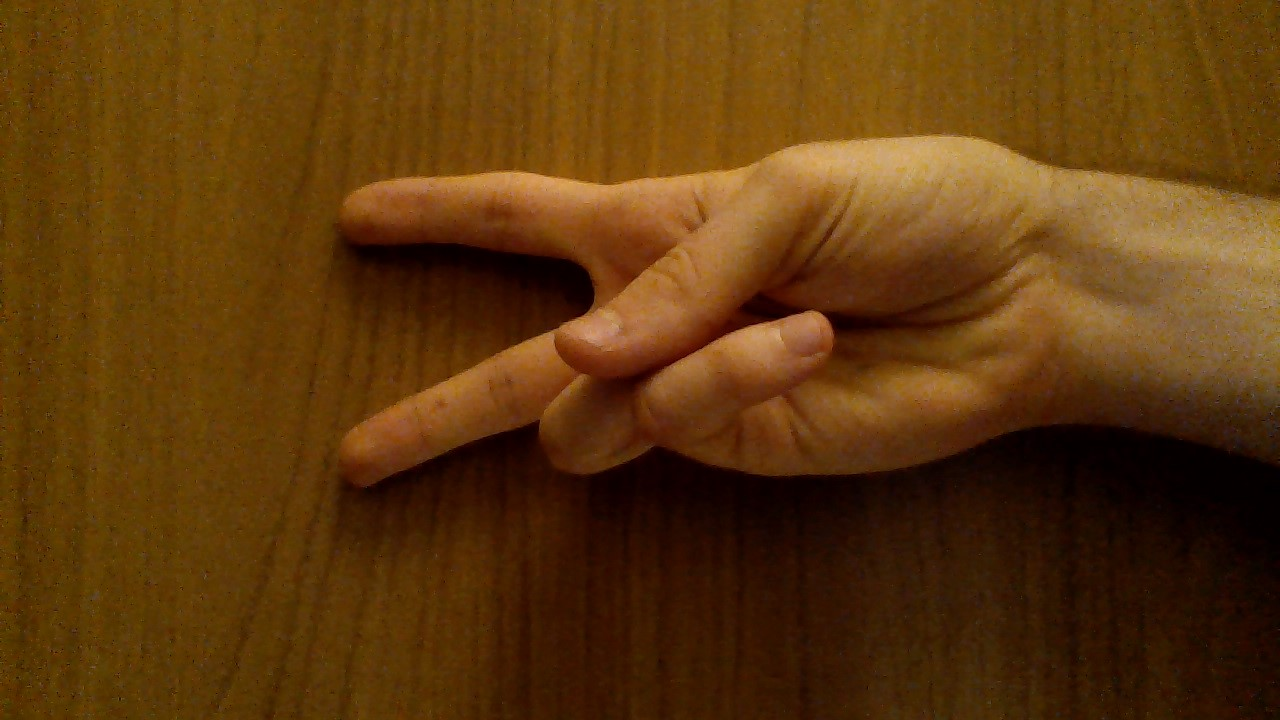
#> input picture praca_dyplomowa/rys/bs/img.jpg, 1280 x 720 px, given in place of the camera
$ python getter.py   (older library calls are emulated)
#> lines starting #> are read from the running program, lines starting #| are printed output that depends on the picture
### knn_real_time/detector.py
import cv2
import numpy as np

from pathlib import Path

import x_y_size
import black_white_pixels

k = 1

# [12 lines left out: function crop_minAreaRect, not called in this run]

def do(img):
  #gray = cv2.cvtColor(img, cv2.COLOR_BGR2GRAY)

  cv2.imwrite('gestures/' + str(0) + '.bmp', img)

  #retval, thresh_gray = cv2.threshold(gray, thresh=100, maxval=255, type=cv2.THRESH_BINARY)

  image, contours, hierarchy = cv2.findContours(img,cv2.RETR_LIST, cv2.CHAIN_APPROX_SIMPLE)

  mx_rect = (0,0,0,0)
  mx_area = 0

  for cont in contours:
    arect = cv2.minAreaRect(cont)
    area = arect[1][0]*arect[1][1]
    if area > mx_area:
      mx_rect, mx_area = arect, area

  if mx_rect == (0, 0, 0, 0):
    return None
  # Output to files
  roi = crop_minAreaRect(img, mx_rect)
  #cv2.imwrite('gestures/' + str(0) + '.bmp', roi)

  return (black_white_pixels.cal(roi), x_y_size.cal(roi))


### knn_real_time/cleaner.py
import cv2
import numpy as np
import detector

from pathlib import Path

def do(img):
	kernel = np.ones((35,35),np.uint8)
	closing = cv2.morphologyEx(img, cv2.MORPH_CLOSE, kernel)
	opening = cv2.morphologyEx(closing, cv2.MORPH_OPEN, kernel)

	return detector.do(opening)


### knn_real_time/getter.py
import numpy as np
import cv2
import time
import matplotlib.pyplot as plt
import cleaner
import knn

#cap = cv2.VideoCapture('paper.mp4')
cap = cv2.VideoCapture(0)

#fgbg = cv2.createBackgroundSubtractorMOG2(0, 10, False)
#fgbg = cv2.createBackgroundSubtractorMOG2(300, 32, False)

fgbg = cv2.createBackgroundSubtractorKNN(300, 8, False)

kernel = cv2.getStructuringElement(cv2.MORPH_ELLIPSE,(5,5))
kernel2 = cv2.getStructuringElement(cv2.MORPH_ELLIPSE,(10,10))

i = 0;
kk = 1;

while True:
    ret, frame = cap.read()
#> frame is the input picture: shape (720, 1280, 3); mean B, G, R 13, 56.4, 94

    #frame = cv2.GaussianBlur(frame, (5,5), 0)

    frame = cv2.flip(frame, flipCode=1)
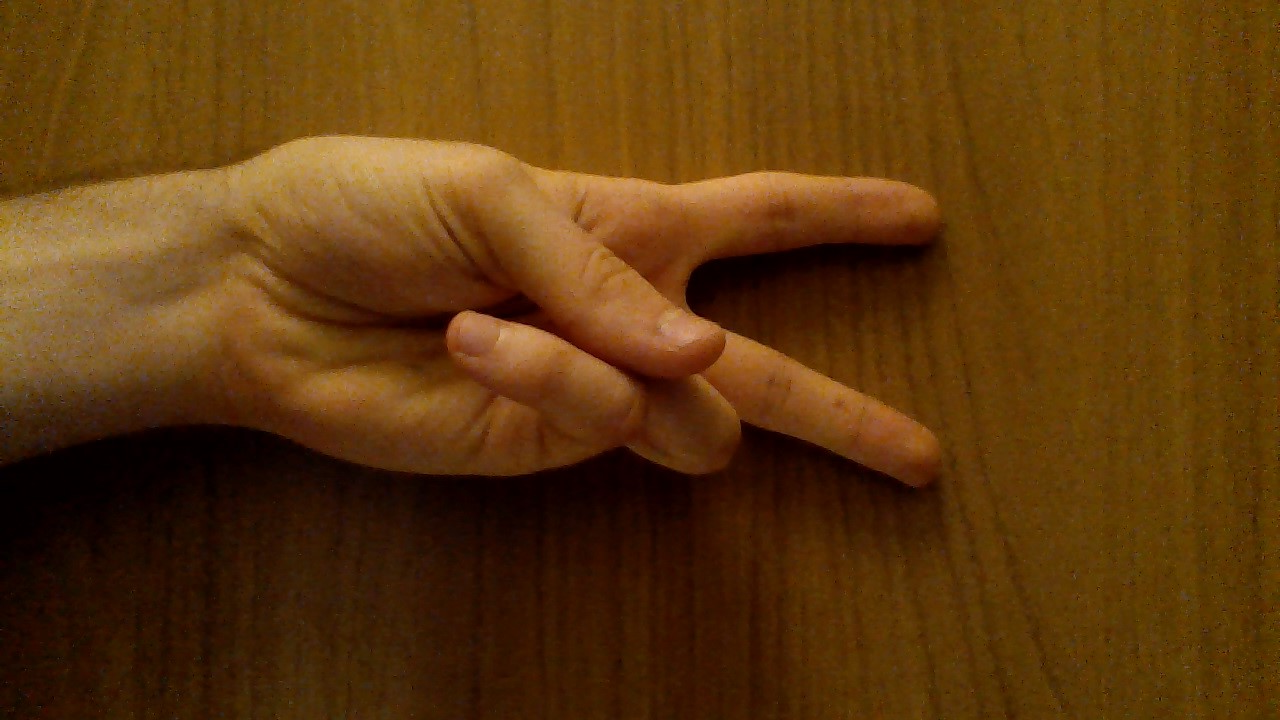
#> frame: shape (720, 1280, 3); mean B, G, R 13, 56.4, 94

    hsv = cv2.cvtColor(frame, cv2.COLOR_BGR2HSV)
#> hsv: shape (720, 1280, 3); mean H, S, V 15.9, 229, 94
    lower_red = np.array([98,50,20])
    upper_red = np.array([130,255,255])
    mask = cv2.inRange(hsv, lower_red, upper_red)
#> mask: shape (720, 1280); every value is 0

    frame = cv2.cvtColor(frame, cv2.COLOR_BGR2GRAY)
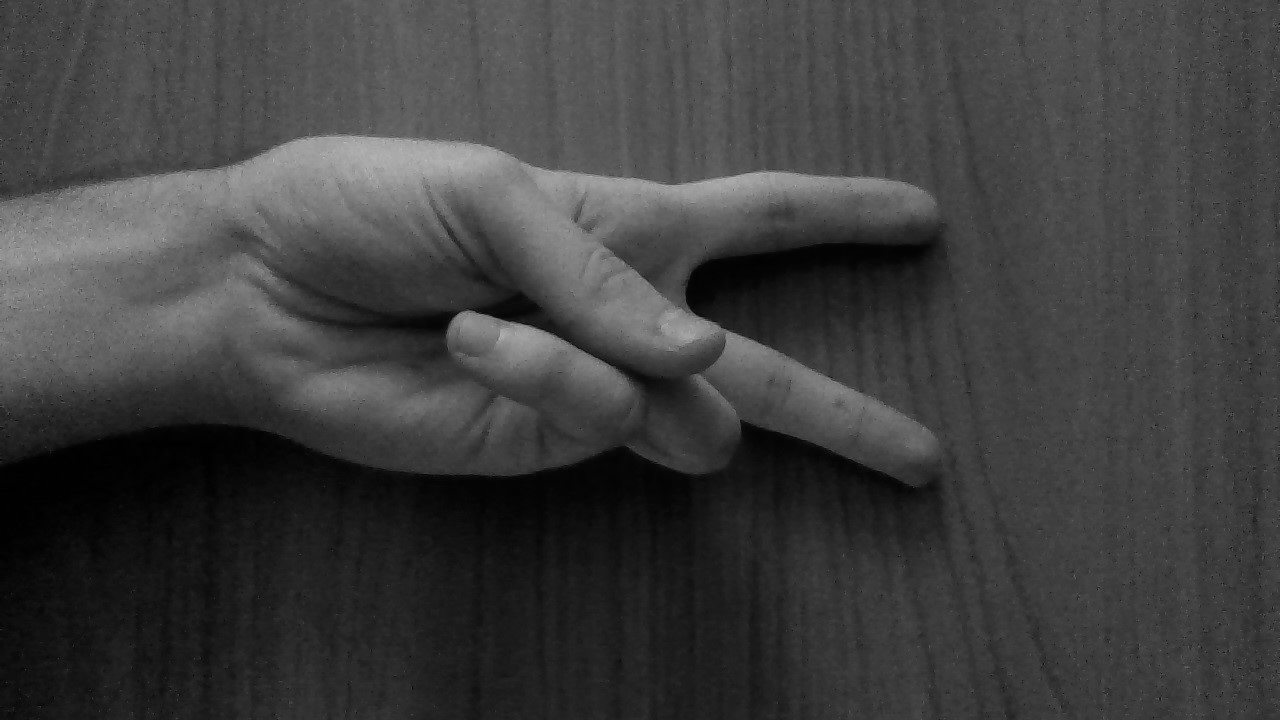
#> frame: shape (720, 1280); min 0, max 187, mean 62.7

    fgmask = fgbg.apply(frame)
#> fgmask: shape (720, 1280); every value is 255

    fgmask = cv2.morphologyEx(fgmask, cv2.MORPH_OPEN, kernel)

    #fgmask = cv2.filter2D(fgmask,-1,kernel)
    #fgmask = cv2.dilate(fgmask,kernel,iterations = 1)

    fgmask = cv2.morphologyEx(fgmask, cv2.MORPH_CLOSE, kernel2)

    res = cv2.bitwise_and(fgmask,mask)

    cv2.imshow("frame", res)

    k = cv2.waitKey(1) & 0xFF
#> (key q is pressed here)

	#if k == ord('a'):
    feature = cleaner.do(res)
#> in do, `image, contours, hierarchy = cv2.findContours(img,cv2.RETR_LIST, cv2.C..`: contours = []
#> after the loop in do, `for cont in contours:`: mx_area = 0; mx_rect = (0, 0, 0, 0)

    if feature != None:
        knn.main(float(feature[0]), float(feature[1]))

    if k == ord('q'):
        break

    time.sleep(0.2)

cap.release()
cv2.destroyAllWindows()

$ run again, on praca_dyplomowa/rys/bs/tlo.jpg
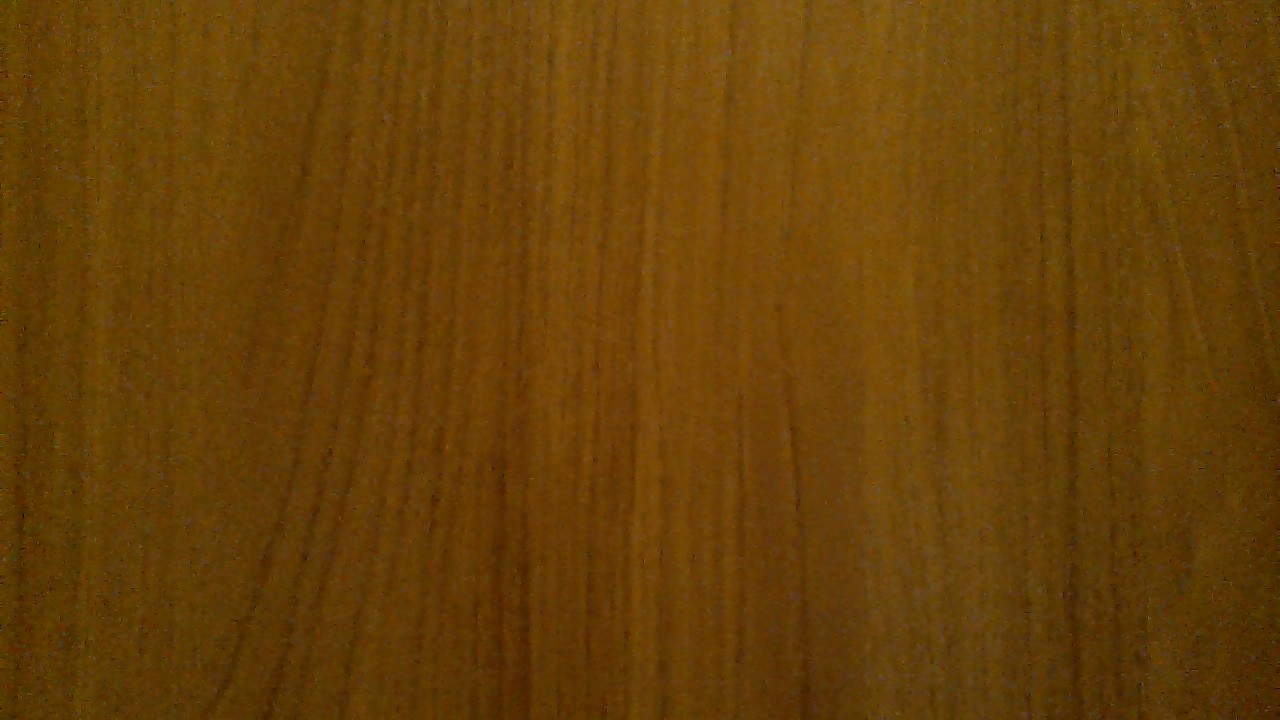
#> input picture praca_dyplomowa/rys/bs/tlo.jpg, 1280 x 720 px, given in place of the camera
#> frame is the input picture: shape (720, 1280, 3); mean B, G, R 7.4, 64.1, 102.7
#> `frame = cv2.flip(frame, flipCode=1)`:
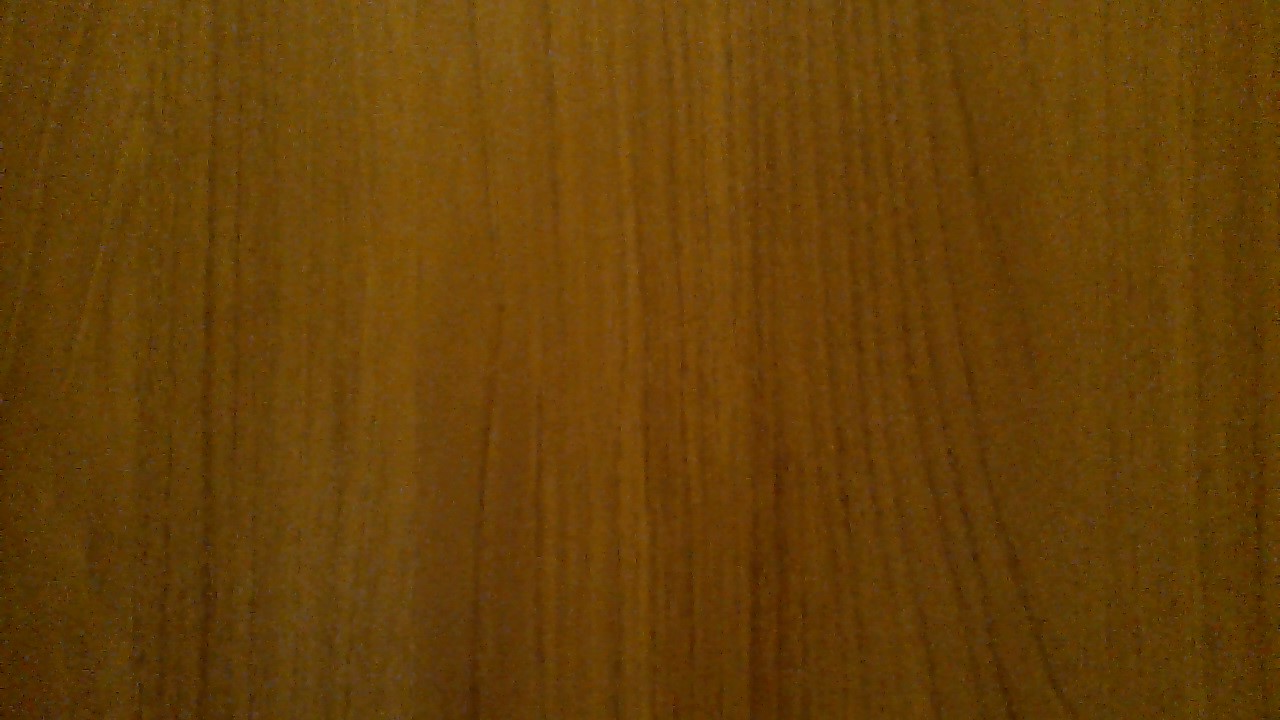
#> frame: shape (720, 1280, 3); mean B, G, R 7.4, 64.1, 102.7
#> hsv: shape (720, 1280, 3); mean H, S, V 17.8, 237.1, 102.7
#> mask: shape (720, 1280); every value is 0
#> `frame = cv2.cvtColor(frame, cv2.COLOR_BGR2GRAY)`:
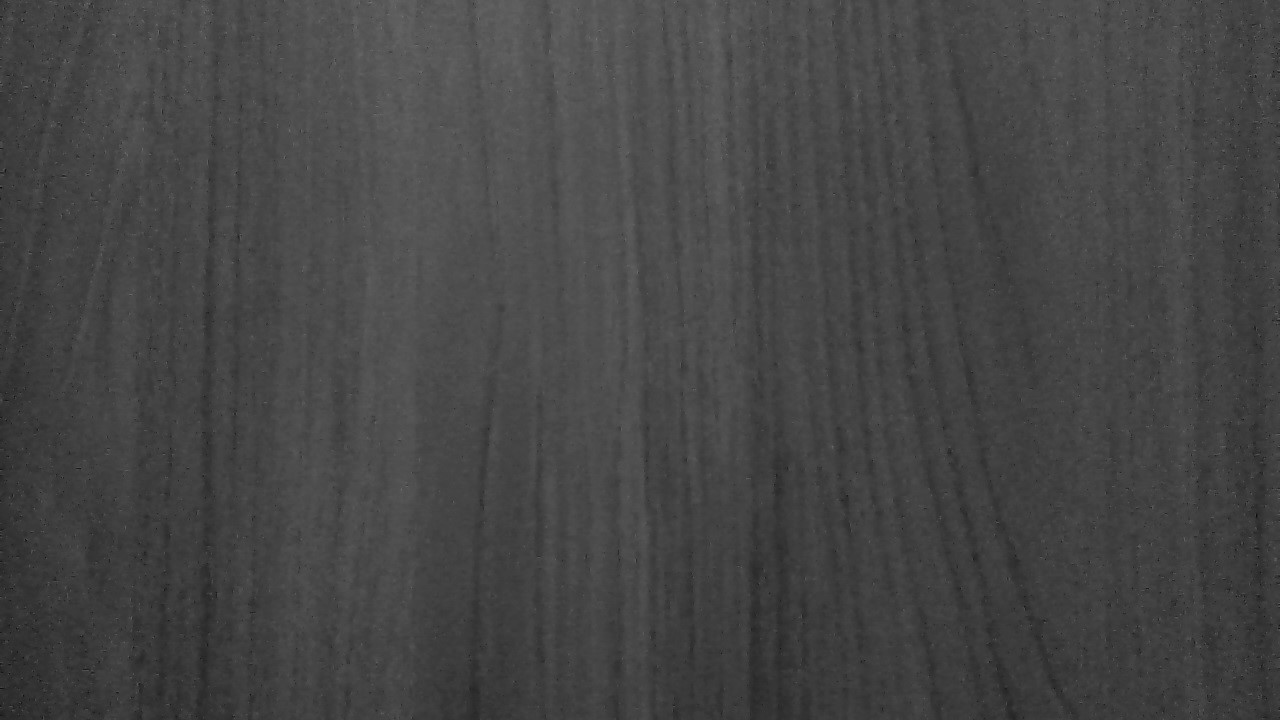
#> frame: shape (720, 1280); min 10, max 123, mean 69.2
#> fgmask: shape (720, 1280); every value is 255
#> contours = []
#> after the loop in do, `for cont in contours:`: mx_area = 0; mx_rect = (0, 0, 0, 0)
